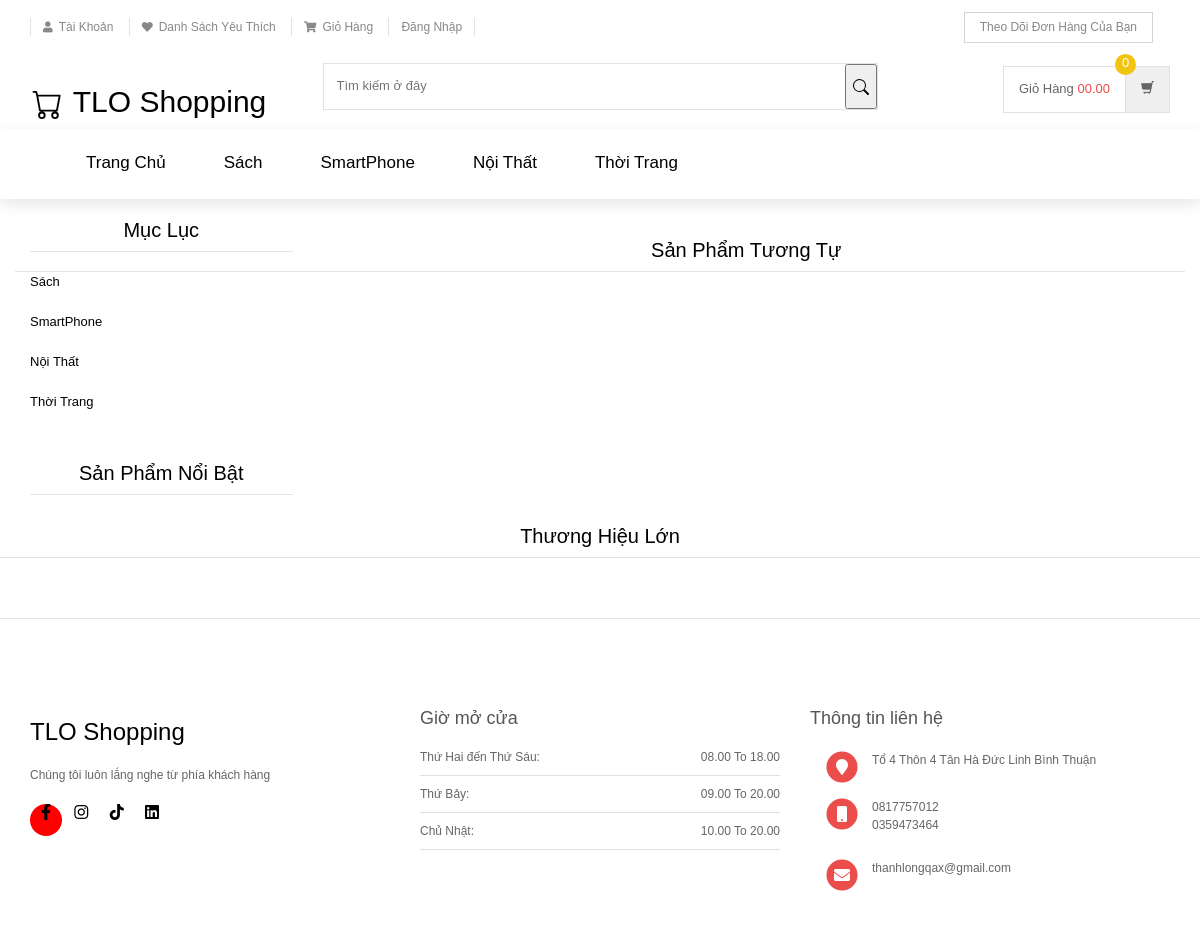
Page /product-details.php on the committed database.
### tables this page shows
CREATE TABLE `category` (
  `id` int(11) NOT NULL,
  `categoryName` varchar(255) DEFAULT NULL,
  `categoryDescription` longtext DEFAULT NULL,
  `creationDate` timestamp NOT NULL DEFAULT current_timestamp(),
  `updationDate` varchar(255) DEFAULT NULL
);

### product-details.php (the view, shortened to what this page needs)
<?php
include('includes/config.php');
?>
<!DOCTYPE html>
<html lang="en">
	<head>
	    <link rel="stylesheet" href="assets/css/bootstrap.min.css">
	    <link rel="stylesheet" href="assets/css/main.css">
	    <link rel="stylesheet" href="assets/css/green.css">
	    <link rel="stylesheet" href="assets/css/owl.carousel.css">
		<link rel="stylesheet" href="assets/css/owl.transitions.css">
		<link href="assets/css/lightbox.css" rel="stylesheet">
		<link rel="stylesheet" href="assets/css/animate.min.css">
		<link rel="stylesheet" href="assets/css/rateit.css">
		<link rel="stylesheet" href="assets/css/bootstrap-select.min.css">
		<link rel="stylesheet" href="assets/css/config.css">
		<link href="assets/css/green.css" rel="alternate stylesheet" title="Green color">
		<link href="assets/css/blue.css" rel="alternate stylesheet" title="Blue color">
		<link href="assets/css/red.css" rel="alternate stylesheet" title="Red color">
		<link href="assets/css/orange.css" rel="alternate stylesheet" title="Orange color">
		<link href="assets/css/dark-green.css" rel="alternate stylesheet" title="Darkgreen color">
		<link rel="stylesheet" href="assets/css/font-awesome.min.css">
		<link rel="stylesheet" href="https://cdnjs.cloudflare.com/ajax/libs/font-awesome/5.15.4/css/all.min.css">
	</head>
    <body class="cnt-home">
<header class="header-style-1">
<?php include('includes/top-header.php');?>
<?php include('includes/main-header.php');?>
<?php include('includes/menu-bar.php');?>
</header>
<div class="body-content outer-top-xs">
	<div class='container'>
		<div class='row single-product outer-bottom-sm '>
			<div class='col-md-3 sidebar'>
				<div class="sidebar-module-container">
<div class="sidebar-widget outer-bottom-xs wow fadeInUp">
	<h3 class="section-title">Mục Lục</h3>
	<div class="sidebar-widget-body m-t-10">
		<div class="accordion">
		            <?php $sql=mysqli_query($con,"select id,categoryName  from category");
while($row=mysqli_fetch_array($sql))
{
    ?>
	    	<div class="accordion-group">
	            <div class="accordion-heading">
	                <a href="category.php?cid=<?php echo $row['id'];?>">
	                   <?php echo $row['categoryName'];?>
	                </a>
	            </div>
	        </div>
	        <?php } ?>
	    </div>
	</div>
</div>
<div class="sidebar-widget hot-deals wow fadeInUp">
	<h3 class="section-title">Sản Phẩm Nổi Bật</h3>
</div>
				</div>
			</div>
<section class="section featured-product wow fadeInUp">
	<h3 class="section-title">Sản Phẩm Tương Tự </h3>
</section>
			</div>
		</div>
<?php include('includes/brands-slider.php');?>
</div>
<?php include('includes/footer.php');?>
</body>
</html>

### includes/menu-bar.php (shortened to what this page needs)
<div class="header-nav animate-dropdown">
    <div class="container">
        <div class="yamm navbar navbar-default" role="navigation">
            <div class="nav-bg-class">
                <div class="navbar-collapse collapse" id="mc-horizontal-menu-collapse">
	<div class="nav-outer">
		<ul class="nav navbar-nav">
			<li class="dropdown yamm" >
				<a href="index.php" data-hover="dropdown" class="dropdown-toggle">Trang Chủ</a>
			</li>
              <?php $sql=mysqli_query($con,"select id,categoryName  from category limit 6");
while($row=mysqli_fetch_array($sql))
{
    ?>
			<li class="dropdown yamm" >
				<a  href="category.php?cid=<?php echo $row['id'];?>"> <?php echo $row['categoryName'];?></a>
			</li>
			<?php } ?>
		</ul>
	</div>
</div>
            </div>
        </div>
    </div>
</div>

### assets/css/green.css (style rules this page uses)
a { color: #000000; }
.header-style-1 .header-nav { background: #ffffff; display: flex; align-items: center; justify-content: space-between; box-shadow: 0 .5rem 1.5rem rgba(0, 0, 0, .1); text-decoration: none; background: white; color: black; top:0; left:0; right:0; z-index: 1000; display: flex; align-items: center; -webkit-box-pack: justify; text-align: center; padding-block: 10px; }

### assets/css/lightbox.css (style rules this page uses)
body:after { content: url(../images/close.png) url(../images/loading.gif) url(../images/prev.png) url(../images/next.png); display: none; }

### assets/css/blue.css (style rules this page uses)
a { color: #3498db; }
.header-style-1 .header-nav { background: #3498db; }

### assets/css/red.css (style rules this page uses)
a { color: #ff6c6c; }
.header-style-1 .header-nav { background: #ff6c6c; }

### assets/css/orange.css (style rules this page uses)
a { color: #f39c12; }
.header-style-1 .header-nav { background: #f39c12; }

### assets/css/dark-green.css (style rules this page uses)
a { color: #12cca7; }
.header-style-1 .header-nav { background: #12cca7; }

### rows in the picture
category: categoryName "Sách"
category: categoryName "SmartPhone"
category: categoryName "Nội Thất"
category: categoryName "Thời Trang"
